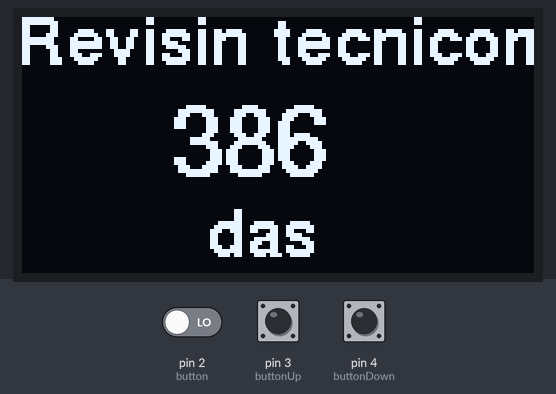
The sketch below on a simulated Arduino Uno, built with avr-gcc and run on an emulated ATmega328P. Shown: 128×64 one-colour display. Inputs (shaded band) come from the test bench; at power-on: pin 3 (buttonUp) LOW, pin 2 (button) LOW, pin 4 (buttonDown) LOW. The local clock reads 2024-03-15 10:24:30 at power-on unless the sketch sets it; what the sketch prints to the serial monitor is not drawn.

Above: at 2.3 s.
2.4 s: pin 3 (buttonUp) pulled HIGH for 0.55 s
4.4 s: pin 2 (button) driven HIGH and pin 3 (buttonUp) driven HIGH
8.6 s: pin 3 (buttonUp) driven LOW
At 9.6 s:
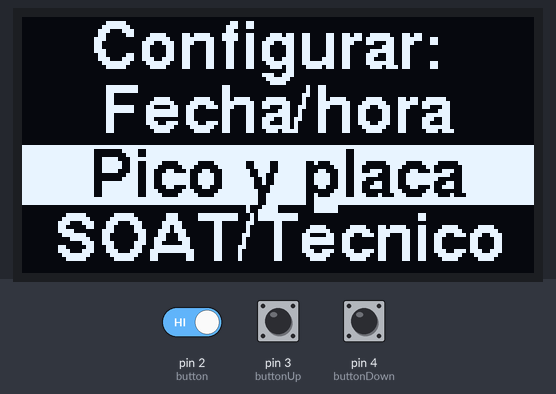
10.3 s: pin 4 (buttonDown) pulled HIGH for 3.2 s
At 14.2 s:
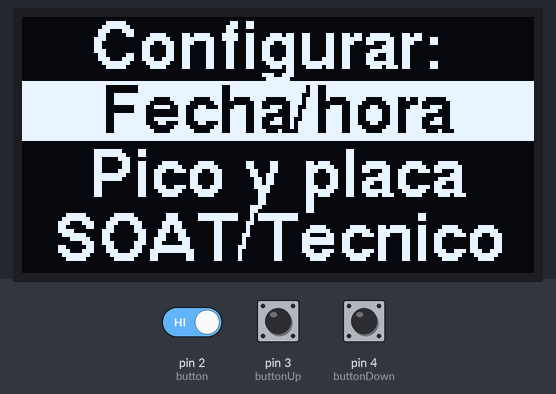
Timing chart, 0 to 15.7 s (numbered marks = the images above; inputs shaded):
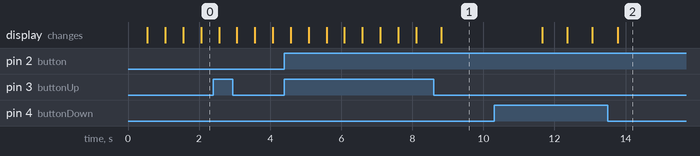

The sketch:

picoPlacaOled_v2.ino
```cpp
#include <Wire.h> //supports I2C communication with external clock
#include <U8g2lib.h> //OLED display grafics library
#include <EEPROM.h> //library to handle with permament data after turning off Device
#include <RTClib.h> // Libreria del reloj real time clock
#include "ds3231.h" // Libreria para obtener la temperatura del modulo reloj

RTC_DS1307 RTC;

U8G2_SSD1306_128X64_NONAME_1_HW_I2C u8g2(U8G2_R0, U8X8_PIN_NONE);

String meses[]={"Enero", "Febrero", "Marzo", "Abril", "Mayo", "Junio", "Julio", "Agosto", "Septiembre", "Octubre", "Noviembre", "Diciembre"};
String dias[]={"Lunes", "Martes", "Miercoles", "Jueves", "Viernes", "Sabado", "Domingo"}; // Arreglo de dias de la semana.
int diaMeses[12] = {31,28,31,30,31,30,31,31,30,31,30,31}; // dias de los meses

unsigned long starttime;
unsigned long endtime;

String strHoras;
String strMinutos;
String strSegundos;

String strDiaSemana;
String strDia;
String strMes;
String strAnno;

boolean pixCorrido[3] = {false,false,false};
String Text[3] = {"","",""};
String textoAnterior[3] = {"","",""};

int filaPixX[3] = {0,0,0};
int filaPixY[3] = {0,0,0};

int segundos;
int minutos;
int horas;


int buttonExit = 3;
int buttonUp = 3;
int buttonDown = 4;

int diaSemana;

int contadorSet = 0;

int anchoFuente;

const byte button = 2;
const byte alarmPin = 13;
volatile int state = LOW; //alarm and configuration states
volatile int page = 0;
volatile bool buttonPressed = false; //handle with the config button
volatile long seconds0 = 0;
volatile long seconds1 = 0;


#define MENU_ITEMS 4
String menu_strings[] = {"Configurar: ", "Fecha/hora", "Pico y placa", "SOAT/Tecnico" };
int menu_current = 1;

void draw_menu(void) {

  u8g2.setFontRefHeightText();
  u8g2.setFontPosTop();
  u8g2.setFont(u8g2_font_helvB12_tr);
  //u8g.setFontMode(1);
  int h = u8g2.getFontAscent()-u8g2.getFontDescent();
  int w = u8g2.getWidth();
  for( int i = 0; i < MENU_ITEMS; i++ ) {        // draw all menu items
    int d = (w-u8g2.getStrWidth(menu_strings[i].c_str()))/2;
    u8g2.setDrawColor(1);
    if ( i == menu_current ) {               // current selected menu item
      u8g2.drawBox(0, i*h, w, h-1);     // draw cursor bar
      u8g2.setDrawColor(0);
    }
    u8g2.drawStr(d, i*h, menu_strings[i].c_str());

  }
}

void draw_confighora(){
  strDiaSemana+", "+strDia+" de "+strMes+" del "+strAnno;

}

void setup(void) {
  Serial.begin(9600);
  u8g2.begin();
  DateTime now = RTC.now(); // Permite utilizar sentencias now.lo que necesites

  attachInterrupt(digitalPinToInterrupt(button), changeState, CHANGE);

  RTC.adjust(DateTime(__DATE__, __TIME__)); // sets the RTC to the date & time this sketch was compiled
  verificaDiaSemana(); // Corre la función verifica dia.
  horas = now.hour();
  strDia = String(now.day());
  strMes = meses[now.month()];
  strAnno = String(now.year());
  leapYearCorrection(now.year());

  Serial.println(strDia + strMes + strAnno);
}

void changeState(){
  if (digitalRead(button) == HIGH){ //it was rising
    state = HIGH;
    buttonPressed = true;
    seconds0 = millis();
    seconds1 = seconds0;
    menu_current++;
    if (menu_current > 3)
      menu_current = 1;
  }
  else{ //falling
    seconds1 = millis();
    state = LOW;
  }
  digitalWrite(alarmPin, state);
}

void verificaDiaSemana(){
  DateTime now = RTC.now(); // Permite utilizar sentencias now.lo que necesites
  strDiaSemana = dias[((now.unixtime() / 86400L)-17266)%7];//now.dayOfWeek()
}

void leapYearCorrection(int Year){
  if ( (Year%4==0 && Year%100!=0) || (Year%400==0) )// it is a leap year
    diaMeses[1] = 29;
}

void configHora(){
  page = 1;
}

void loop(void) {
  DateTime now = RTC.now(); // Permite utilizar sentencias now.lo que necesites


  if (digitalRead(button) == HIGH){
    contadorSet = contadorSet + 1;
    if (contadorSet > 3){
      configHora();
    }
  }else{
    contadorSet = 0;
  }

  segundos = now.second();

  if (segundos < 15){

    if (segundos == 0){
      minutos = now.minute();
      if (minutos == 0){
        horas = now.hour();
        if (horas == 0){
          verificaDiaSemana();
          strDia = String(now.day());
          if (strDia == "1"){
            strMes = meses[now.month()];
            if (strMes == "1"){
              strAnno = String(now.year());
              leapYearCorrection(now.year());
            }
          }
        }
      }
    }

    if (segundos < 10){
      strSegundos = "0"+String(segundos);
    }else{
      strSegundos = String(segundos);
    }

    if (minutos < 10){
      strMinutos = "0"+String(minutos);
    }else{
      strMinutos = String(minutos);
    }

    if (horas < 10){
      strHoras = "0"+String(horas);
    }else{
      strHoras = String(horas);
    }

    Text[0] = strDiaSemana+", "+strDia+" de "+strMes+" del "+strAnno;
    setText(Text[0].length(),4, 1,1,0);

    Text[1] = strHoras+":"+strMinutos+":"+strSegundos;
    setText(Text[1].length(),2, 2,2,14);

    float temp = 30;//DS3231_get_treg();
    Text[2] = "Temp: "+ String(temp)+" "+String((char)176)+"C";
    setText(Text[2].length(),2, 3,3,2);

  }
  else{
    if (segundos >= 15 && segundos < 30){
      Text[0] = "Revisi"+String((char)243)+"n tecnicomecanica en";
      Text[1] = "386";
      Text[2] = "d"+String((char)237)+"as";}

    if (segundos >= 30 && segundos < 45){
      Text[0] = "Renovar SOAT en";
      Text[1] = "324";
      Text[2] = "d"+String((char)237)+"as";}

    if (segundos >= 45){
      Text[0] = "Cambiar aceite en";
      Text[1] = "20000";
      Text[2] = "kilometros";}

    setText(Text[0].length(),4, 1,1,0);
    setText(Text[1].length(),2, 2,2,0);
    setText(Text[2].length(),2, 3,3,0);
  }

  starttime = millis();
  while ((millis() - starttime) <= 1000){
    // picture loop
    u8g2.firstPage();
    do {
      draw();
    } while( u8g2.nextPage() );
    // rebuild the picture after some delay
    //delay(50);

    if (pixCorrido[0] == true){
      filaPixX[0] -= 1;
    }
    if (pixCorrido[1] == true){
      filaPixX[1] -= 1;
    }
    if (pixCorrido[2] == true){
      filaPixX[2] -= 1;
    }

    if (digitalRead(buttonUp) == HIGH){
      menu_current++;
      Serial.println(menu_current);}
    if (digitalRead(buttonDown) == HIGH)
      menu_current--;
    menu_current = adjust_menu(menu_current, 1, 3);

  }
}

int adjust_menu(int menu, int low, int hi){
  if (menu < low)
    return hi;
  else if (menu > hi)
    return low;
  else
   return menu;
}

void main_draw(){
  u8g2.setFont(u8g2_font_helvB12_tr);
  u8g2.drawStr(filaPixX[0],filaPixY[0],Text[0].c_str());

  u8g2.setFont(u8g2_font_helvB18_tr);
  u8g2.drawStr(filaPixX[1],filaPixY[1],Text[1].c_str());

   u8g2.setFont(u8g2_font_helvB12_tr);
  u8g2.drawStr(filaPixX[2],filaPixY[2],Text[2].c_str());
}


void draw() {

  switch(page){
    case 0:
      main_draw();
      break;
    case 1:
      draw_menu();
      break;
    case 2:
      draw_confighora();
      break;
  }


}


void setText(int tamanoTexto, int posX, int posY, int num, int offset){
  //int tamanoTexto = texto.length();
  num--; //indices empiezan en 0
  switch (posY){
    case 1:
    filaPixY[num]= 12;
    anchoFuente = 9;
    break;
    case 2:
    filaPixY[num] = 40;
    anchoFuente = 17;
    break;
    case 3:
    filaPixY[num] = 60;
    anchoFuente = 9;
    break;
  }

  switch (posX){
    case 1:
    filaPixX[num] = 0+offset;
    pixCorrido[num] = false;
    break;
    case 2:
    filaPixX[num] = centrado(tamanoTexto,anchoFuente)+offset;
    pixCorrido[num] = false;
    break;
    case 3:
    filaPixX[num] = alinearDerecha(tamanoTexto,anchoFuente)+offset;
    pixCorrido[num] = false;
    break;
  }
  if (posX == 4 && textoAnterior[num] != Text[num]){
    textoAnterior[num] = Text[num];
    pixCorrido[num] = true;
    filaPixX[num] = 2;
  }
}

//-----------------------------------FUNCION CENTRADO-------------------------------
int centrado(int val,int pixFont){
  int pix = (int)((128-(val*pixFont))/2);
  return pix;
}

//-----------------------------------FUNCION DERECHA-------------------------------
int alinearDerecha(int val,int pixFont){
  int pix = 128-(pixFont*val);
  return pix;
}
```

Measured:
- after the input at 10.3 s, the display: changes after 1.3 s (image 2)
